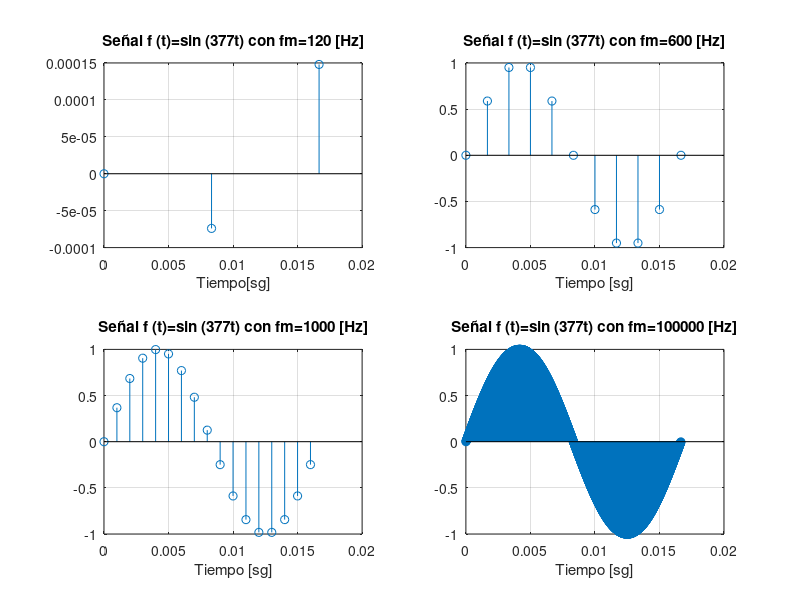
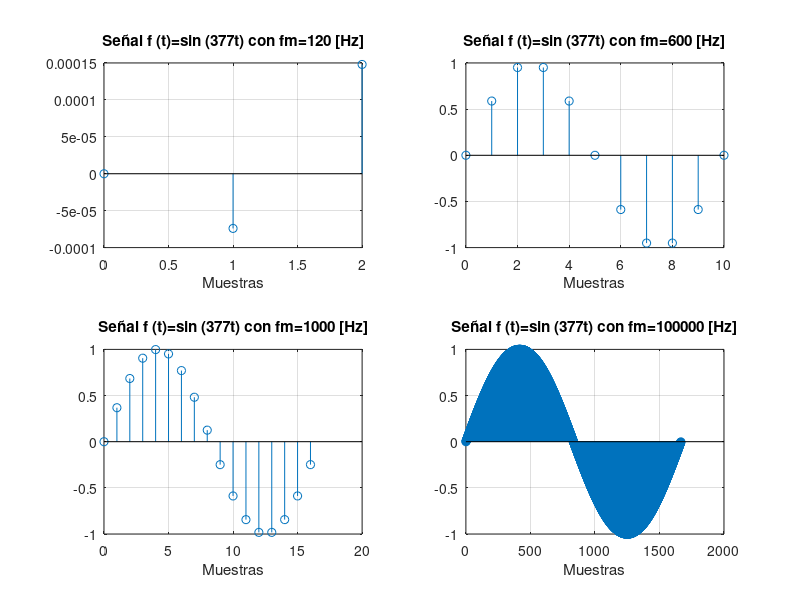

Source code (MATLAB) for these figures, in order:

function muestreo_dibujo

% se establece la frecuencia de muestreo 
frecsam=[120 600 1000 100000];

% contrucción del eje de tiempo
tiempo.caso1=0:1/frecsam (1):1/60; 
tiempo.caso2=0:1/frecsam (2):1/60;
tiempo.caso3=0:1/frecsam (3):1/60; 
tiempo.caso4=0:1/frecsam (4):1/60;

% contrucción del eje de tiempo en muestras
muestras.caso1 = 0:numel(0:1/frecsam(1):1/60)-1; 
muestras.caso2 = 0:numel(0:1/frecsam(2):1/60)-1;
muestras.caso3 = 0:numel(0:1/frecsam(3):1/60)-1; 
muestras.caso4 = 0:numel(0:1/frecsam(4):1/60)-1;

% construcción de la señal
y.caso1=sin(377*tiempo.caso1); 
y.caso2=sin(377*tiempo.caso2); 
y.caso3=sin(377*tiempo.caso3);
y.caso4=sin(377*tiempo.caso4);

% se dibujan los resultados
figure;
subplot(2,2,1); 
stem(tiempo.caso1, y.caso1);
grid;
title('Señal f (t)=sin (377t) con fm=120 [Hz]');
xlabel('Tiempo[sg]');

subplot(2,2,3);
stem(tiempo.caso3, y.caso3); 
grid; 
title('Señal f (t)=sin (377t) con fm=1000 [Hz]'); 
xlabel('Tiempo [sg]'); 

subplot(2,2,2);
stem(tiempo.caso2, y.caso2);
grid;
title('Señal f (t)=sin (377t) con fm=600 [Hz]'); 
xlabel('Tiempo [sg]'); 

subplot(2,2,4);
stem(tiempo.caso4, y.caso4);
grid;
title('Señal f (t)=sin (377t) con fm=100000 [Hz]'); 
xlabel('Tiempo [sg]'); 


figure;
subplot(2,2,1); 
stem(muestras.caso1, y.caso1);
grid;
title('Señal f (t)=sin (377t) con fm=120 [Hz]');
xlabel('Muestras');

subplot(2,2,3);
stem(muestras.caso3, y.caso3); 
grid; 
title('Señal f (t)=sin (377t) con fm=1000 [Hz]'); 
xlabel('Muestras');

subplot(2,2,2);
stem(muestras.caso2, y.caso2);
grid;
title('Señal f (t)=sin (377t) con fm=600 [Hz]'); 
xlabel('Muestras');

subplot(2,2,4);
stem(muestras.caso4, y.caso4);
grid;
title('Señal f (t)=sin (377t) con fm=100000 [Hz]'); 
xlabel('Muestras');





